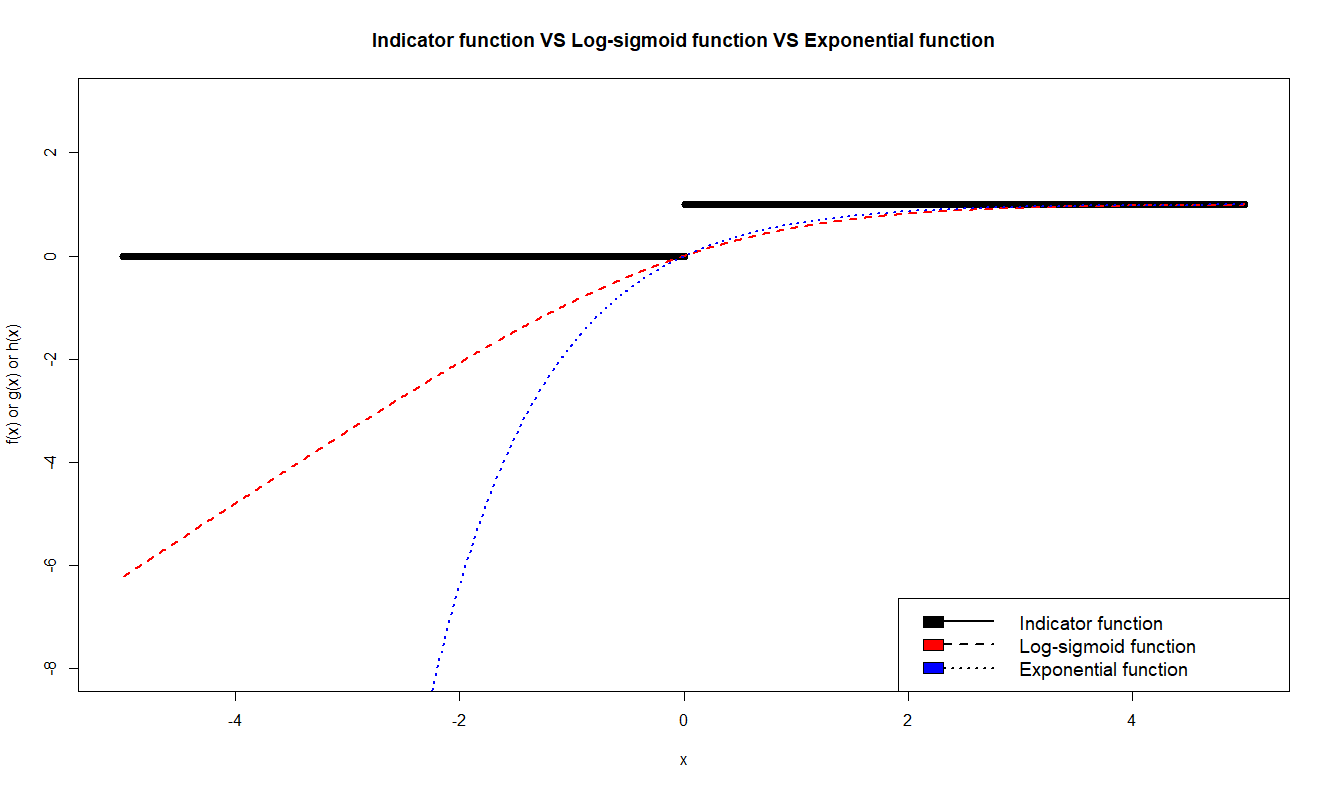

This figure's R source:
x <- seq(-5,5,0.01)
f <- function(x) {ifelse(x>0, 1, 0)}
sig <- function(x) {1/(1+exp(-x))}
g <- function(x) {1+(log(sig(x))/log(2))}
h <- function(x) {1-exp(-x)}
plot(x,f(x),xlim=c(-5,5),ylim=c(-8,3),col="black",lwd=2,lty=1,xlab="x",ylab="f(x) or g(x) or h(x)",
     main="Indicator function VS Log-sigmoid function VS Exponential function")
lines(x,g(x),col="red",lwd=2,lty=2)
lines(x,h(x),col="blue",lwd=2,lty=3)
legend("bottomright",legend=c("Indicator function","Log-sigmoid function","Exponential function"),
       fill=c("black","red","blue"),lwd=c(2,2,2),lty=c(1,2,3),cex=1.2)
